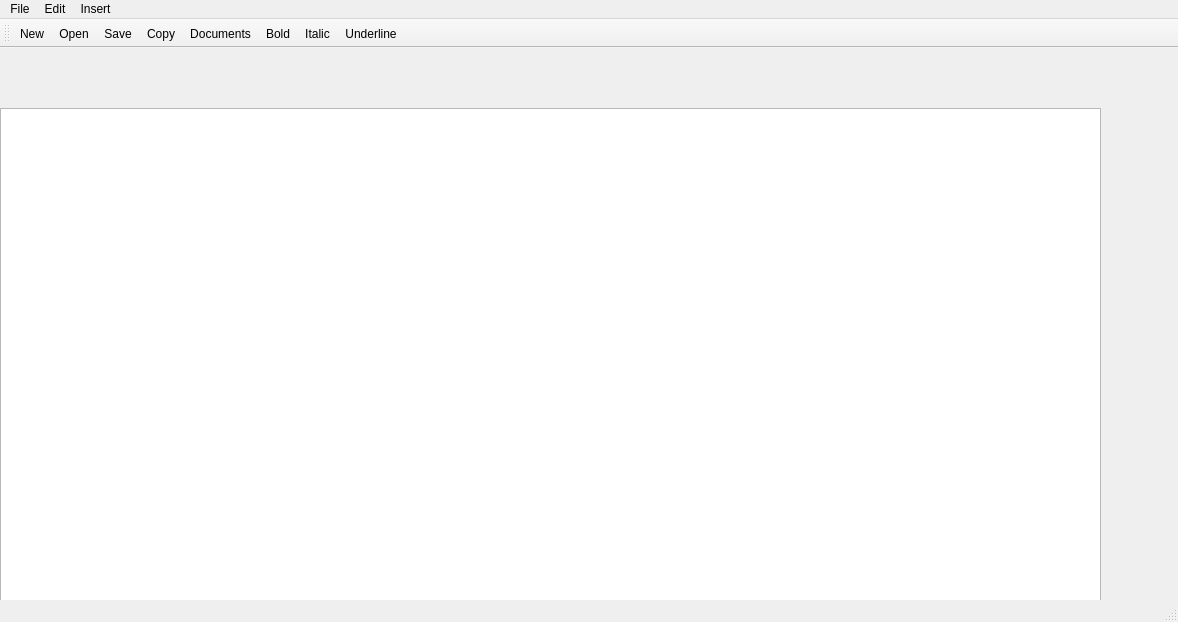
<?xml version="1.0" encoding="UTF-8"?>
<ui version="4.0">
 <class>Today</class>
 <widget class="QMainWindow" name="Today">
  <property name="geometry">
   <rect>
    <x>0</x>
    <y>0</y>
    <width>1178</width>
    <height>622</height>
   </rect>
  </property>
  <property name="windowTitle">
   <string>MainWindow</string>
  </property>
  <widget class="QWidget" name="centralwidget">
   <widget class="QWidget" name="verticalLayoutWidget">
    <property name="geometry">
     <rect>
      <x>0</x>
      <y>60</y>
      <width>1101</width>
      <height>521</height>
     </rect>
    </property>
    <layout class="QVBoxLayout" name="verticalLayout">
     <item>
      <widget class="QTextEdit" name="textEdit_today"/>
     </item>
    </layout>
   </widget>
  </widget>
  <widget class="QMenuBar" name="menubar">
   <property name="geometry">
    <rect>
     <x>0</x>
     <y>0</y>
     <width>1178</width>
     <height>26</height>
    </rect>
   </property>
   <widget class="QMenu" name="menuFile">
    <property name="title">
     <string>File</string>
    </property>
    <addaction name="actionNew"/>
    <addaction name="actionOpen"/>
    <addaction name="actionSave"/>
    <addaction name="actionSave_as"/>
   </widget>
   <widget class="QMenu" name="menuEdit">
    <property name="title">
     <string>Edit</string>
    </property>
    <addaction name="actionundo"/>
    <addaction name="actionRedo"/>
    <addaction name="actionCut"/>
    <addaction name="actionCopy"/>
    <addaction name="actionPaste"/>
    <addaction name="actionBold"/>
    <addaction name="actionItalic"/>
    <addaction name="actionUnderline"/>
   </widget>
   <widget class="QMenu" name="menuInsert">
    <property name="title">
     <string>Insert</string>
    </property>
    <addaction name="actionDocuments"/>
    <addaction name="actionImage"/>
   </widget>
   <addaction name="menuFile"/>
   <addaction name="menuEdit"/>
   <addaction name="menuInsert"/>
  </widget>
  <widget class="QStatusBar" name="statusbar"/>
  <widget class="QToolBar" name="toolBar">
   <property name="windowTitle">
    <string>toolBar</string>
   </property>
   <attribute name="toolBarArea">
    <enum>TopToolBarArea</enum>
   </attribute>
   <attribute name="toolBarBreak">
    <bool>false</bool>
   </attribute>
   <addaction name="actionNew"/>
   <addaction name="actionOpen"/>
   <addaction name="actionSave"/>
   <addaction name="actionCopy"/>
   <addaction name="actionDocuments"/>
   <addaction name="actionBold"/>
   <addaction name="actionItalic"/>
   <addaction name="actionUnderline"/>
  </widget>
  <action name="actionNew">
   <property name="icon">
    <iconset>
     <normaloff>../icon/index.png</normaloff>../icon/index.png</iconset>
   </property>
   <property name="text">
    <string>New</string>
   </property>
  </action>
  <action name="actionOpen">
   <property name="icon">
    <iconset>
     <normaloff>../icon/Open-512.png</normaloff>../icon/Open-512.png</iconset>
   </property>
   <property name="text">
    <string>Open</string>
   </property>
  </action>
  <action name="actionSave">
   <property name="icon">
    <iconset>
     <normaloff>../icon/save_1168454.png</normaloff>../icon/save_1168454.png</iconset>
   </property>
   <property name="text">
    <string>Save</string>
   </property>
  </action>
  <action name="actionSave_as">
   <property name="text">
    <string>Save as</string>
   </property>
  </action>
  <action name="actionundo">
   <property name="text">
    <string>undo</string>
   </property>
  </action>
  <action name="actionRedo">
   <property name="text">
    <string>Redo</string>
   </property>
  </action>
  <action name="actionCut">
   <property name="text">
    <string>Cut</string>
   </property>
  </action>
  <action name="actionCopy">
   <property name="icon">
    <iconset>
     <normaloff>../icon/clipboard-copy-512.png</normaloff>../icon/clipboard-copy-512.png</iconset>
   </property>
   <property name="text">
    <string>Copy</string>
   </property>
  </action>
  <action name="actionPaste">
   <property name="text">
    <string>Paste</string>
   </property>
  </action>
  <action name="actionDocuments">
   <property name="icon">
    <iconset>
     <normaloff>../icon/index.jpg</normaloff>../icon/index.jpg</iconset>
   </property>
   <property name="text">
    <string>Documents</string>
   </property>
  </action>
  <action name="actionImage">
   <property name="text">
    <string>Image</string>
   </property>
  </action>
  <action name="actionBold">
   <property name="icon">
    <iconset>
     <normaloff>../icon/bold-512.png</normaloff>../icon/bold-512.png</iconset>
   </property>
   <property name="text">
    <string>Bold</string>
   </property>
  </action>
  <action name="actionItalic">
   <property name="icon">
    <iconset>
     <normaloff>../icon/italic-512.png</normaloff>../icon/italic-512.png</iconset>
   </property>
   <property name="text">
    <string>Italic</string>
   </property>
  </action>
  <action name="actionUnderline">
   <property name="icon">
    <iconset>
     <normaloff>../icon/underline-512.png</normaloff>../icon/underline-512.png</iconset>
   </property>
   <property name="text">
    <string>Underline</string>
   </property>
  </action>
 </widget>
 <resources/>
 <connections/>
</ui>
